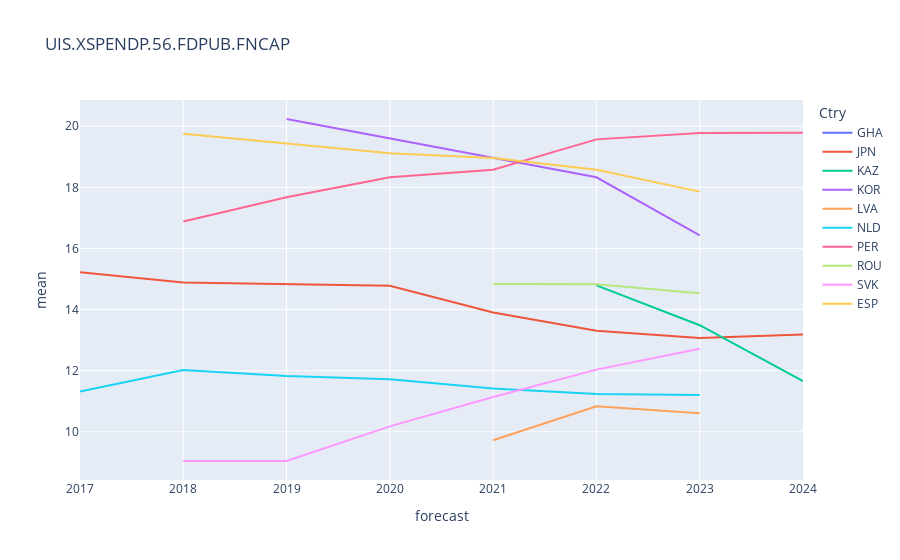

The notebook cell saved with this chart:
### Markdown cell above
##### UIS.XSPENDP.56.FDPUB.FNCAP

### Code cell
#Find top 10 countries
ind_label = 'UIS.XSPENDP.56.FDPUB.FNCAP'
ma_ind = data_indicators_t['Ind'] == ind_label
ma_fcst = data_indicators_t['forecast'] == 2023
data_plot = data_indicators_t[ma_ind & ma_fcst]
data_plot = data_plot.sort_values('mean', ascending=False).head(10)
list_ctry = data_plot['Ctry']

#Top 10 historical data
ma_ctry = data_indicators_t['Ctry'].isin(list_ctry)
data_plot_filt_ctry_xpend56 = data_indicators_t[ma_ind & ma_ctry]

#Remove nan
ma_mean_na = data_plot_filt_ctry_xpend56['mean'].isna()
data_plot_filt_ctry_xpend56 = data_plot_filt_ctry_xpend56[~ma_mean_na]

#Plot top 10 Ctry
px.line(data_plot_filt_ctry_xpend56, x = 'forecast', y = 'mean', color = 'Ctry', title=ind_label)

### Figure 1 — Plotly figure (JSON) as saved in the notebook; plotly's stock layout.template omitted (floating-point values rounded to 4 significant figures)
{"data": [{"hovertemplate": "Ctry=GHA<br>forecast=%{x}<br>mean=%{y}<extra></extra>", "legendgroup": "GHA", "line": {"color": "#636efa", "dash": "solid"}, "marker": {"symbol": "circle"}, "mode": "lines", "name": "GHA", "orientation": "v", "showlegend": true, "type": "scatter", "x": [2023], "xaxis": "x", "y": [14.54], "yaxis": "y"}, {"hovertemplate": "Ctry=JPN<br>forecast=%{x}<br>mean=%{y}<extra></extra>", "legendgroup": "JPN", "line": {"color": "#EF553B", "dash": "solid"}, "marker": {"symbol": "circle"}, "mode": "lines", "name": "JPN", "orientation": "v", "showlegend": true, "type": "scatter", "x": [2017, 2018, 2020, 2021, 2022, 2023, 2024], "xaxis": "x", "y": [15.22, 14.89, 14.78, 13.9, 13.3, 13.07, 13.18], "yaxis": "y"}, {"hovertemplate": "Ctry=KAZ<br>forecast=%{x}<br>mean=%{y}<extra></extra>", "legendgroup": "KAZ", "line": {"color": "#00cc96", "dash": "solid"}, "marker": {"symbol": "circle"}, "mode": "lines", "name": "KAZ", "orientation": "v", "showlegend": true, "type": "scatter", "x": [2022, 2023, 2024], "xaxis": "x", "y": [14.79, 13.49, 11.66], "yaxis": "y"}, {"hovertemplate": "Ctry=KOR<br>forecast=%{x}<br>mean=%{y}<extra></extra>", "legendgroup": "KOR", "line": {"color": "#ab63fa", "dash": "solid"}, "marker": {"symbol": "circle"}, "mode": "lines", "name": "KOR", "orientation": "v", "showlegend": true, "type": "scatter", "x": [2019, 2022, 2023], "xaxis": "x", "y": [20.23, 18.33, 16.43], "yaxis": "y"}, {"hovertemplate": "Ctry=LVA<br>forecast=%{x}<br>mean=%{y}<extra></extra>", "legendgroup": "LVA", "line": {"color": "#FFA15A", "dash": "solid"}, "marker": {"symbol": "circle"}, "mode": "lines", "name": "LVA", "orientation": "v", "showlegend": true, "type": "scatter", "x": [2021, 2022, 2023], "xaxis": "x", "y": [9.722, 10.84, 10.61], "yaxis": "y"}, {"hovertemplate": "Ctry=NLD<br>forecast=%{x}<br>mean=%{y}<extra></extra>", "legendgroup": "NLD", "line": {"color": "#19d3f3", "dash": "solid"}, "marker": {"symbol": "circle"}, "mode": "lines", "name": "NLD", "orientation": "v", "showlegend": true, "type": "scatter", "x": [2017, 2018, 2019, 2020, 2021, 2022, 2023], "xaxis": "x", "y": [11.32, 12.02, 11.82, 11.72, 11.42, 11.24, 11.21], "yaxis": "y"}, {"hovertemplate": "Ctry=PER<br>forecast=%{x}<br>mean=%{y}<extra></extra>", "legendgroup": "PER", "line": {"color": "#FF6692", "dash": "solid"}, "marker": {"symbol": "circle"}, "mode": "lines", "name": "PER", "orientation": "v", "showlegend": true, "type": "scatter", "x": [2018, 2019, 2020, 2021, 2022, 2023, 2024], "xaxis": "x", "y": [16.88, 17.67, 18.33, 18.57, 19.57, 19.78, 19.78], "yaxis": "y"}, {"hovertemplate": "Ctry=ROU<br>forecast=%{x}<br>mean=%{y}<extra></extra>", "legendgroup": "ROU", "line": {"color": "#B6E880", "dash": "solid"}, "marker": {"symbol": "circle"}, "mode": "lines", "name": "ROU", "orientation": "v", "showlegend": true, "type": "scatter", "x": [2021, 2022, 2023], "xaxis": "x", "y": [14.83, 14.83, 14.53], "yaxis": "y"}, {"hovertemplate": "Ctry=SVK<br>forecast=%{x}<br>mean=%{y}<extra></extra>", "legendgroup": "SVK", "line": {"color": "#FF97FF", "dash": "solid"}, "marker": {"symbol": "circle"}, "mode": "lines", "name": "SVK", "orientation": "v", "showlegend": true, "type": "scatter", "x": [2018, 2019, 2020, 2021, 2022, 2023], "xaxis": "x", "y": [9.047, 9.045, 10.18, 11.14, 12.03, 12.72], "yaxis": "y"}, {"hovertemplate": "Ctry=ESP<br>forecast=%{x}<br>mean=%{y}<extra></extra>", "legendgroup": "ESP", "line": {"color": "#FECB52", "dash": "solid"}, "marker": {"symbol": "circle"}, "mode": "lines", "name": "ESP", "orientation": "v", "showlegend": true, "type": "scatter", "x": [2018, 2019, 2020, 2021, 2022, 2023], "xaxis": "x", "y": [19.75, 19.43, 19.12, 18.96, 18.57, 17.86], "yaxis": "y"}], "layout": {"legend": {"title": {"text": "Ctry"}, "tracegroupgap": 0}, "title": {"text": "UIS.XSPENDP.56.FDPUB.FNCAP"}, "xaxis": {"anchor": "y", "domain": [0, 1], "title": {"text": "forecast"}}, "yaxis": {"anchor": "x", "domain": [0, 1], "title": {"text": "mean"}}}}
